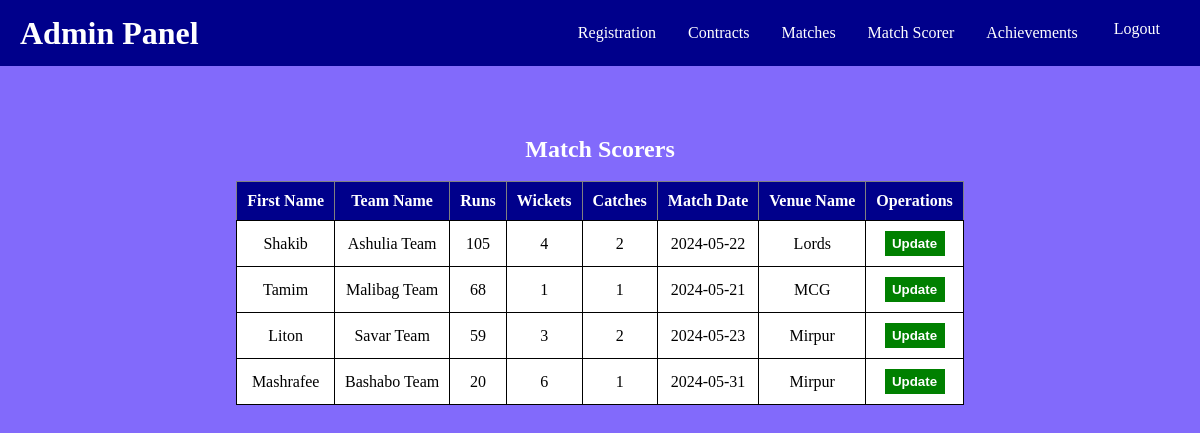
Page /Cricket-Club-Player-Achievement/match_best_scorer.php (signed in) on the committed database.
### tables this page shows
CREATE TABLE `Scorer` (
  `scorer_id` int(11) NOT NULL,
  `player_id` int(11) NOT NULL,
  `runs` int(11) DEFAULT 0,
  `wickets` int(11) DEFAULT 0,
  `catches` int(11) DEFAULT 0,
  `match_id` int(11) DEFAULT NULL
);

CREATE TABLE `Player` (
  `player_id` int(11) NOT NULL,
  `first_name` varchar(50) NOT NULL,
  `middle_name` varchar(50) DEFAULT NULL,
  `last_name` varchar(50) NOT NULL,
  `email` varchar(100) NOT NULL,
  `phone_number` varchar(20) NOT NULL,
  `nationality` varchar(50) NOT NULL,
  `dob` date NOT NULL,
  `age` int(11) DEFAULT NULL CHECK (`age` > 12)
);

CREATE TABLE `Team` (
  `team_id` int(11) NOT NULL,
  `team_name` varchar(50) NOT NULL,
  `club_id` int(11) NOT NULL
);

CREATE TABLE `Matches` (
  `match_id` int(11) NOT NULL,
  `match_date` date NOT NULL,
  `home_team_id` int(11) NOT NULL,
  `away_team_id` int(11) NOT NULL,
  `result` varchar(50) DEFAULT NULL,
  `venue_id` int(11) NOT NULL
);

CREATE TABLE `Venue` (
  `venue_id` int(11) NOT NULL,
  `venue_name` varchar(200) NOT NULL,
  `location` varchar(200) NOT NULL
);

### Cricket-Club-Player-Achievement/match_best_scorer.php (the view, shortened to what this page needs)
<?php
include("database.php");
$query_scorers = "SELECT * FROM Scorer NATURAL JOIN Player NATURAL JOIN Matches NATURAL JOIN Venue NATURAL JOIN Contracts NATURAL JOIN TEAM;";
$result_scorers = mysqli_query($conn, $query_scorers);
$total = mysqli_num_rows($result_scorers);
?>
<!DOCTYPE html>
<html lang="en">
<head>
    <link rel="stylesheet" href="style.css">
</head>
<body>
<div class="navbar">
    <h1>Admin Panel</h1>
    <div justify-content-end>
    <div class="dropdown">
        <button class="dropbtn">Registration</button>
    </div>
    <div class="dropdown">
        <button class="dropbtn">Contracts</button>
    </div>
    <div class="dropdown">
        <button class="dropbtn">Matches</button>
    </div>
    <div class="dropdown">
        <button class="dropbtn">Match Scorer</button>
    </div>
    <div class="dropdown">
        <button class="dropbtn">Achievements</button>
    </div>
    <a class="logout"href="logout.php">Logout</a>
    </div>
</div>
<div class="table-container">
    <?php
    if ($total != 0) {
        echo "<h2>Match Scorers</h2><br>";
        echo "<table border='1' cellspacing='7'>
            <tr>
                <th>First Name</th>
                <th>Team Name</th>
                <th>Runs</th>
                <th>Wickets</th>
                <th>Catches</th>
                <th>Match Date</th>
                <th>Venue Name</th>
                <th>Operations</th>
            </tr>";
        while($row = mysqli_fetch_assoc($result_scorers)) {
            echo "<tr>
                <td>{$row['first_name']}</td>
                <td>{$row['team_name']}</td>
                <td>{$row['runs']}</td>
                <td>{$row['wickets']}</td>
                <td>{$row['catches']}</td>
                <td>{$row['match_date']}</td>
                <td>{$row['venue_name']}</td>
                <td><a href='match_scorer_update.php?scorer_id=$row[scorer_id]'><input type ='submit' value= 'Update' class='update'></a>
            </tr>";
        }
        echo "</table>";
    } else {
        echo "<p>No records found</p>";
    }
    ?>
</div>
</body>
</html>

### Cricket-Club-Player-Achievement/style.css (style rules this page uses)
* { margin: 0; padding: 0; box-sizing: border-box; }
body { background-color: rgb(130, 106, 251); padding: 0 10px; }

### Cricket-Club-Player-Achievement/match_best_scorer.php (style rules this page uses)
body { font-family: 'Times New Roman', Times, serif; margin: 0; padding: 0; }
.navbar { display: flex; justify-content: space-between; align-items: center; background-color: darkblue; padding: 10px 20px; }
.navbar h1 { color: white; margin: 0; }
.navbar a { text-decoration: none; padding: 10px 20px; color: white; font-size: 16px; }
.table-container { margin: 30px; margin-top: 70px; text-align: center; }
h2 { color: white; }
table { background-color: white; margin: 0 auto; border-collapse: collapse; }
th { background-color: darkblue; color: white; padding: 10px; }
td { padding: 10px; border: 1px solid black; border-radius: 5px; }
.update { color: white; border: 0; outline: none; height: 25px; width: 60px; font-weight: bold; cursor: pointer; background-color: green; }
.dropbtn { font-size: 16px; border: none; outline: none; color: white; padding: 14px 16px; background-color: inherit; margin: 0; font-family: 'Times New Roman', Times, serif; }
.dropdown { float: left; overflow: hidden; }
.logout { display: inline-block; }

### rows in the picture
scorer: player.first_name "Shakib", team.team_name "Ashulia Team", runs "105", wickets "4", catches "2", match.match_date "2024-05-22", venue.venue_name "Lords"
scorer: player.first_name "Tamim", team.team_name "Malibag Team", runs "68", wickets "1", catches "1", match.match_date "2024-05-21", venue.venue_name "MCG"
scorer: player.first_name "Liton", team.team_name "Savar Team", runs "59", wickets "3", catches "2", match.match_date "2024-05-23", venue.venue_name "Mirpur"
scorer: player.first_name "Mashrafee", team.team_name "Bashabo Team", runs "20", wickets "6", catches "1", match.match_date "2024-05-31", venue.venue_name "Mirpur"
